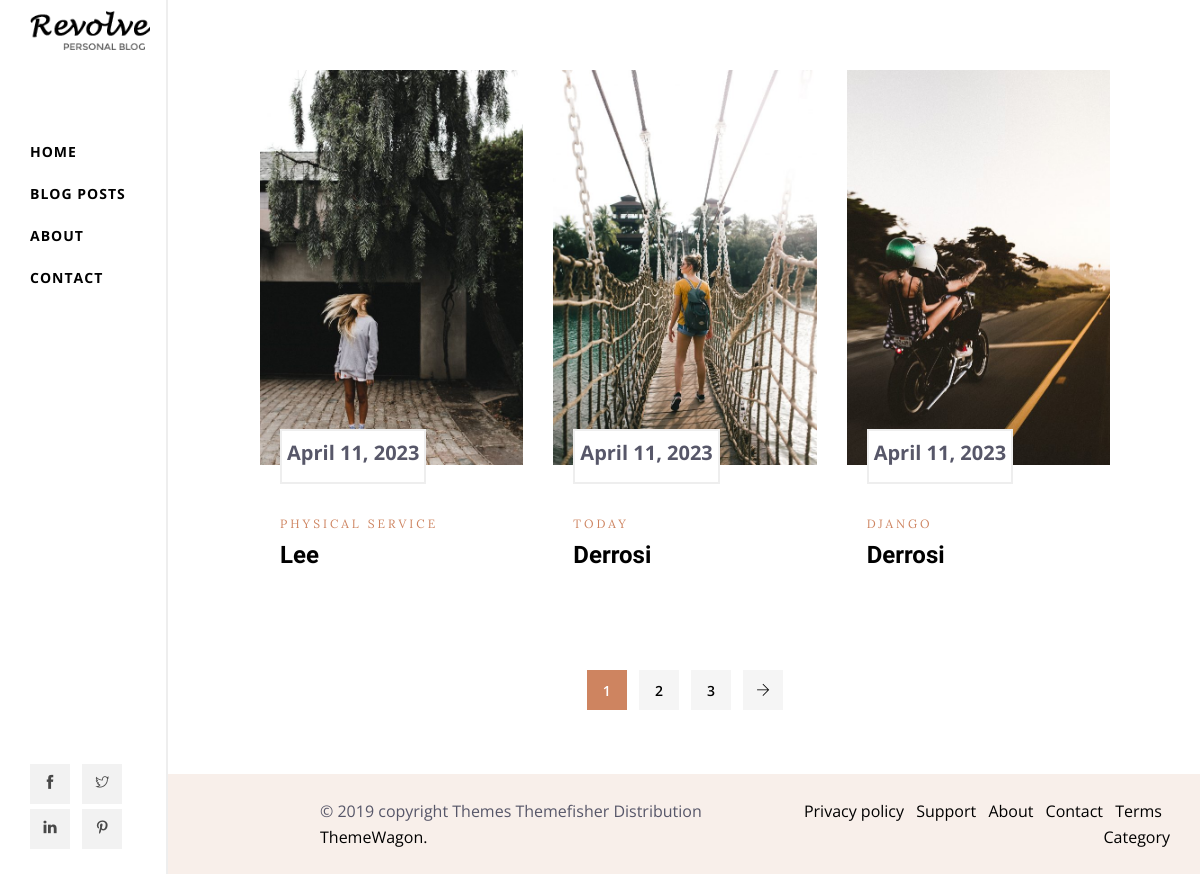
/blog/blogs/, run on the app's committed database.
### blog/models.py (models this page shows, shortened)
class Blog(models.Model):
    category = models.ForeignKey(BlogCategory, on_delete=models.SET_NULL, null=True)
    name = models.CharField(max_length=200)
    author = models.ForeignKey(BlogAuthor, on_delete=models.SET_NULL, null=True)
    description = models.TextField(max_length=2000, help_text="Enter Your Blog Text Here")
    post_date = models.DateField(default=date.today)
    banner_image = models.ImageField(upload_to='images/blog-images/')
    blog_short_description = models.CharField(max_length=255, default="Enter A short Description")
    class Meta:
        ordering = ['-post_date']

class BlogAuthor(models.Model):
    user = models.OneToOneField(User, on_delete=models.SET_NULL, null=True)
    bio = models.TextField(max_length=400, help_text="Enter Your Bio Details Here")
    author_avatar = models.ImageField(upload_to='images/author-avatar/')
    class Meta:
        ordering = ["user", "bio", "author_avatar"]
    def __str__(self):
        return self.user.username

### blog/views.py (the view)
# urls.py: path('blogs/', views.BlogListView.as_view(), name='blogs')
class BlogListView(generic.ListView):
    model = Blog
    template_name = 'blog/index.html'

### blog/templates/blog/index.html (shortened to what this page needs)
{% extends 'blog/base.html' %}
{% block body %}
    {% load static %}
    <body>
    <div class="section-padding pb-0">
        <div class="sidebar d-none d-lg-block">
            <div class="sidebar-sticky">
                <div class="logo-wrapper">
                    <a class="navbar-brand" href="#">
                        <img src="{% static 'blog/images/logo.png' %}" alt="" class="img-fluid">
                    </a>
                </div>
                <div class="main-menu">
                    <nav class="navbar navbar-expand-lg p-0">
                        <div class="navbar-collapse collapse" id="navbarsExample09" style="">
                            <ul class="list-unstyled ">
                                <li class="nav-item dropdown">
                                    <a class="nav-link" href="#">Home </a>
                                </li>
                                <li class="nav-item dropdown">
                                    <a class="nav-link" href="#" aria-expanded="false">Blog Posts</a>
                                </li>
                                <li class="nav-item">
                                    <a class="nav-link" href="about.html">About</a>
                                </li>
                                <li class="nav-item">
                                    <a class="nav-link" href="contact.html">Contact</a>
                                </li>
                            </ul>
                        </div>
                    </nav>
                </div>
                <div class="header-social-wrapper">
                    <ul class="list-inline mb-0">
                        <li class="list-inline-item"><a href="#"><i class="ti-facebook"></i></a></li>
                        <li class="list-inline-item"><a href="#"><i class="ti-twitter"></i></a></li>
                        <li class="list-inline-item"><a href="#"><i class="ti-linkedin"></i></a></li>
                        <li class="list-inline-item"><a href="#"><i class="ti-pinterest"></i></a></li>
                    </ul>
                </div>
            </div>
        </div>
        <div class="content">
            <div class="row">
                {% if blog_list %}
                    {% for blog in blog_list %}
                        <div class="col-lg-4 col-md-4 col-sm-6">
                            <article class="post-grid mb-5 ">
                                <a class="post-thumb mb-4 d-block" href="">
                                    <img src="{{ blog.banner_image.url }}" alt="" class="img-fluid w-100">
                                </a>
                                <div class="post-content-grid">
                                    <div class="label-date">
                                        <span class="day">{{ blog.post_date }}</span>
                                    </div>
                                    <span class="cat-name text-color font-extra font-sm text-uppercase letter-spacing">{{ blog.name }}</span>
                                    <h3 class="post-title mt-1"><a href="">{{ blog.author }}</a></h3>
                                </div>
                            </article>
                        </div>
                    {% endfor %}
                {% endif %}
            </div>
            <div class="pagination pt-4 mb-5 justify-content-center">
                <ul class="list-inline">
                    <li class="list-inline-item"><a href="#" class="active">1</a></li>
                    <li class="list-inline-item"><a href="#">2</a></li>
                    <li class="list-inline-item"><a href="#">3</a></li>
                    <li class="list-inline-item"><a href="#" class="prev-posts"><i class="ti-arrow-right"></i></a></li>
                </ul>
            </div>
        </div>
    </div>
    </body>
{% endblock body %}

### blog/static/blog/css/style.css (style rules this page uses)
body, p { font-family: "Open Sans", sans-serif; line-height: 26px; font-size: 16px; text-rendering: optimizeLegibility; color: #666; font-weight: 400; }
html { overflow-x: hidden; width: 100%; height: 100%; }
h1, .h1, h2, .h2, h3, .h3, h4, .h4, h5, .h5, h6, .h6 { color: #1c1c1c; font-weight: 600; font-family: "Unna", serif; }
h3, .h3 { font-size: 24px; font-weight: 700; }
.font-extra { font-family: "Lora", serif; }
body { background: #fff; color: #575769; }
html, body { height: 100%; }
a { transition: all 0.3s ease-in-out; color: #000; }
a:link, a:visited { text-decoration: none; }
.section-padding { padding: 70px 0; position: relative; }
.letter-spacing { letter-spacing: 3px; }
.font-sm { font-size: 12px !important; }
.text-color { color: #ce8460; }
.sidebar { position: relative; overflow: hidden; width: 100%; height: 100%; }
.content { width: 85%; margin: 0 auto; padding-left: 170px; }
.sidebar-sticky { position: fixed; left: 0px; top: 0px; background-color: #fff; padding-left: 30px; z-index: 99999; height: 100%; width: 14%; border-right: 2px solid #eee; }
.main-menu a { color: #000; display: inline-block; line-height: 26px; text-transform: uppercase; font-size: 14px; font-weight: 700; padding-left: 0px; letter-spacing: 1px; }
.main-menu { padding: 70px 0 150px; }
.header-social-wrapper { position: absolute; bottom: 20px; display: inline-block; margin: 10px 0 0; z-index: 100; }
.header-social-wrapper ul li a { font-size: 14px; padding: 0px 10px; width: 40px; height: 40px; margin-bottom: 5px; text-align: center; background: rgba(0, 0, 0, 0.05); display: inline-block; padding-top: 6px; color: rgba(0, 0, 0, 0.7); }
.label-date .day { font-weight: 700; display: block; }
.label-date span.day { font-size: 20px; line-height: 1em; font-weight: 700; margin-bottom: 7px; }
.label-date span { display: block; }
.label-date { border: 2px solid #eee; background-color: #fff; padding: 12px 5px; text-align: center; z-index: 9; position: absolute; margin-top: -80px; }
.post-content-grid { padding: 20px; }
.pagination ul li a { width: 40px; height: 40px; background: #f5f5f5; display: inline-block; text-align: center; font-weight: 600; padding-top: 8px; font-size: 14px; }
.pagination ul li a.active { background: #ce8460; color: #fff; border-color: #ce8460; }
.post-title { text-transform: capitalize; }
.post-grid span { font-size: 15px; }

### data on the page
Blog: banner_image (picture), post_date "April 11, 2023", name "PHYSICAL SERVICE", author "Lee"
Blog: banner_image (picture), post_date "April 11, 2023", name "TODAY", author "Derrosi"
Blog: banner_image (picture), post_date "April 11, 2023", name "DJANGO", author "Derrosi"
